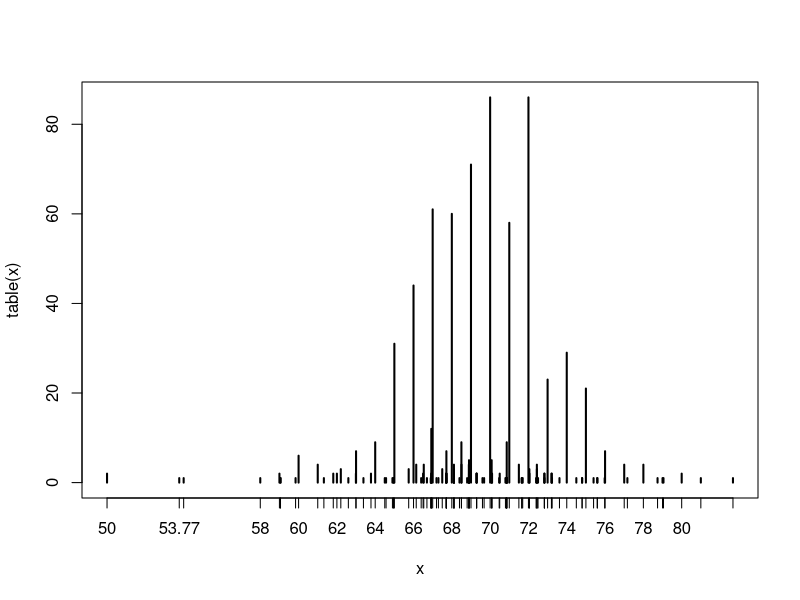
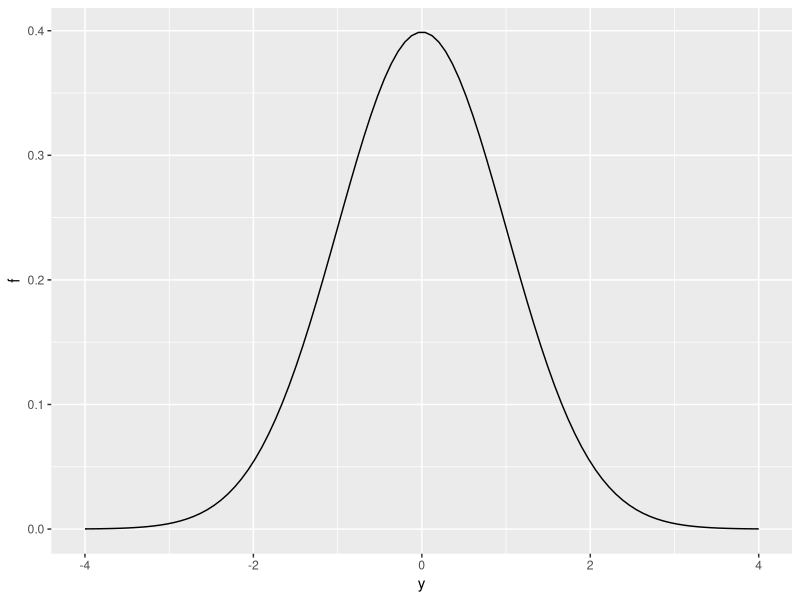
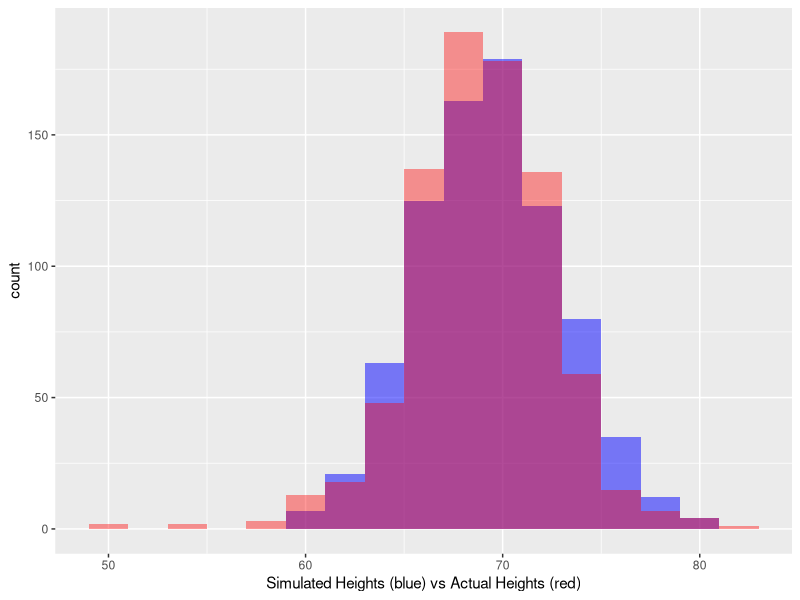
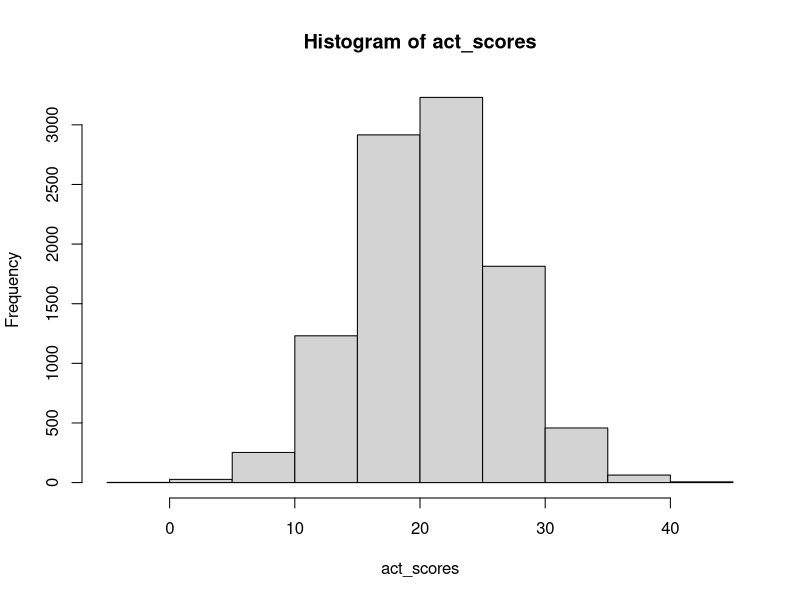
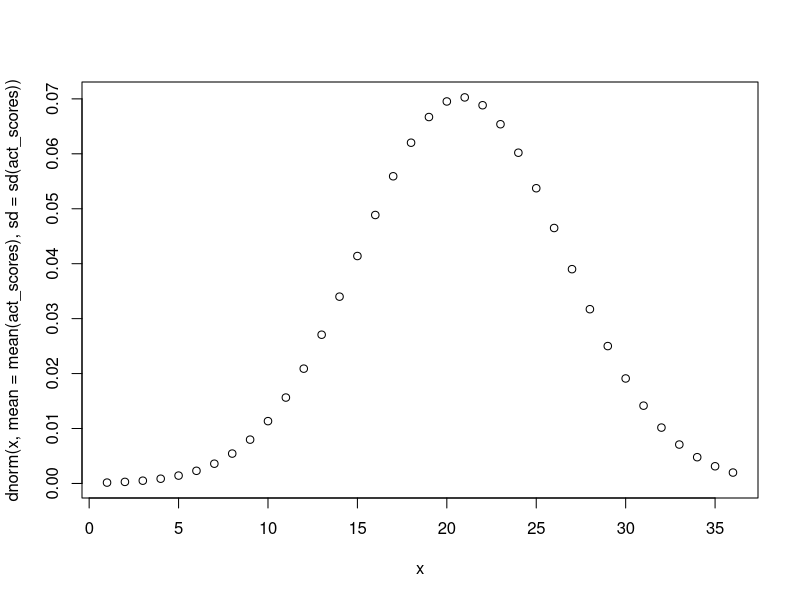
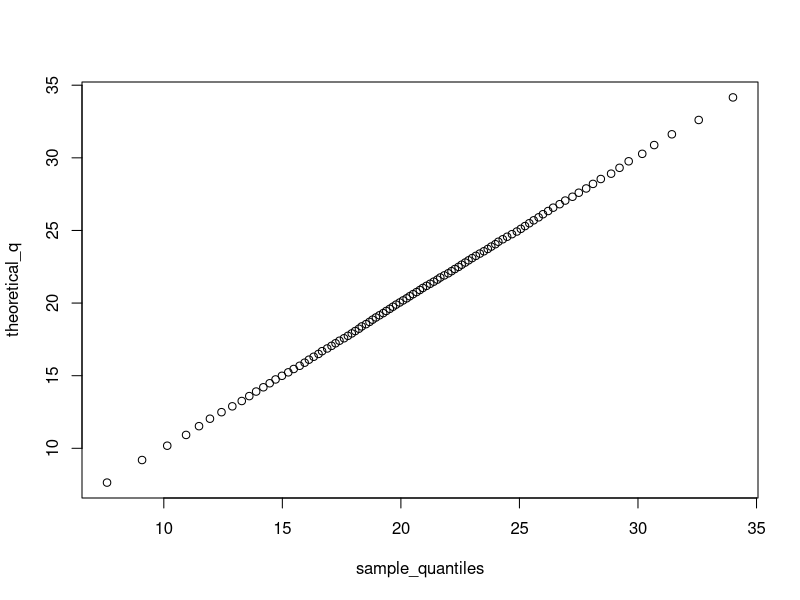
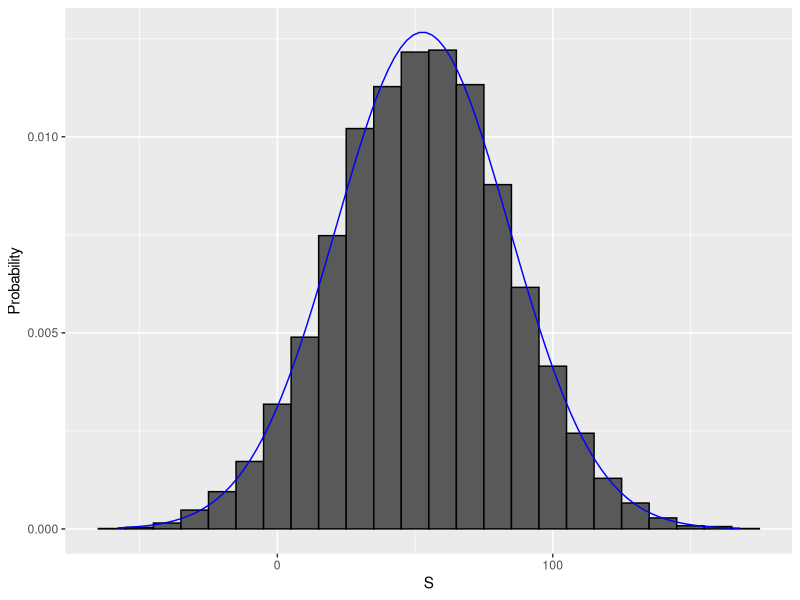

The R source for these figures, in order:
library(tidyverse)
library(dslabs)


data("heights")

x <- heights %>%
  filter(sex == "Male") %>%
  pull(height)


# Empirical CDF function for this data ---

ecdf <- function(a, data){
  mean(data <= a)
}

ecdf(60, x)


# If we have to calculate the proportion of students > 70 inches in ht
1 - ecdf(70, x)

# pnorm gives the theoretical cdf for the data of mean(x) and sd(x) values 
pnorm(69, mean = mean(x), sd = sd(x))
?pnorm

plot(table(x))



# Why -4, and 4 are used to create a sequence is because, without supplying avg 
# and sd to dnorm, we basically use z scores to calculate the density function
# and z scores are from 3 to -3. Changing to to a higher number makes the plot weird
y <- seq(-4, 4, length.out = 100)
sum(y)

data.frame(y, f = dnorm(y)) %>%
  ggplot(aes(y, f)) +
  geom_line()


# Creating a random data set that conforms to the given mean and sd using rnorm function
# Creating a new data set of the heights data
th_ht <- rnorm(n = length(x), mean(x), sd(x))

data.frame(simulated_heights = th_ht) %>%
  ggplot(aes(simulated_heights)) +
  geom_histogram(fill="blue", binwidth = 2, alpha = 0.5) +
  geom_histogram(aes(x = x), fill = "red", binwidth = 2, alpha = 0.4) +
  xlab("Simulated Heights (blue) vs Actual Heights (red)")





# Using rnorm to find the probability of a 7 footer person
B <- 10000
# Running the simulation B times
tallest <- replicate(B, {
  # Using rnorm to create a 800 people dataset with mean and sd of the heights vector
  simulated_data <- rnorm(800, mean(x), sd(x))    # generate 800 normally distributed random heights
  max(simulated_data)    # determine the tallest height
})
mean(tallest >= 7*12)    # proportion of times that tallest person exceeded 7 feet (84 inches)


# The answer comes to about 1.6 percent



# Asssessment Test
set.seed(16, sample.kind = "Rounding")
act_scores <- rnorm(10000, mean = 20.9, sd = 5.7)

act_scores

mean(act_scores)
sd(act_scores)
max(act_scores)

hist(act_scores)
sum(act_scores >= 36)


mean(act_scores > 30)

mean(act_scores <= 10)


x <- seq(1, 36, 1)
x


plot(x = x, y = dnorm(x, mean = mean(act_scores), sd = sd(act_scores))) 


z_act <- (act_scores - mean(act_scores)) / sd(act_scores)
mean(z_act > 2)


2 * sd(act_scores) + mean(act_scores)


qnorm(0.975, mean(act_scores), sd(act_scores))


ceiling(qnorm(0.95, mean(act_scores), sd(act_scores)))


qnorm(0.95, 20.9, 5.7)


p <- seq(0.01, 0.99, 0.01)


sample_quantiles <- quantile(act_scores, probs = p)

sample_quantiles[sample_quantiles > 25 & sample_quantiles < 27]

# Better way
names(sample_quantiles[max(which(sample_quantiles < 26))])


theoretical_q <- qnorm(p, mean = 20.9, sd = 5.7)

qqplot(x = sample_quantiles, y = theoretical_q)



# Sampling Models

# sampling model 1: define urn, then sample
color <- rep(c("Black", "Red", "Green"), c(18, 18, 2)) # define the urn for the sampling model
n <- 1000
X <- sample(ifelse(color == "Red", -1, 1), n, replace = TRUE)
X[1:10]

# sampling model 2: define urn inside sample function by noting probabilities
x <- sample(c(-1, 1), n, replace = TRUE, prob = c(9/19, 10/19))    # 1000 independent draws
S <- sum(x)    # total winnings = sum of draws
S



# Monte Carlo simulations for the second sampling method
n <- 1000    # number of roulette players
B <- 10000    # number of Monte Carlo experiments
S <- replicate(B, {
  X <- sample(c(-1,1), n, replace = TRUE, prob = c(9/19, 10/19))    # simulate 1000 spins
  return(sum(X))    # determine total profit
})

mean(S < 0)    # probability of the casino losing money









s <- seq(min(S), max(S), length = 100)    # sequence of 100 values across range of S

normal_density <- data.frame(s = s, f = dnorm(s, mean(S), sd(S))) # generate normal density for S
data.frame (S = S) %>%    # make data frame of S for histogram
  ggplot(aes(S, ..density..)) +
  geom_histogram(color = "black", binwidth = 10) +
  ylab("Probability") +
  geom_line(data = normal_density, mapping = aes(s, f), color = "blue")


?dnorm
